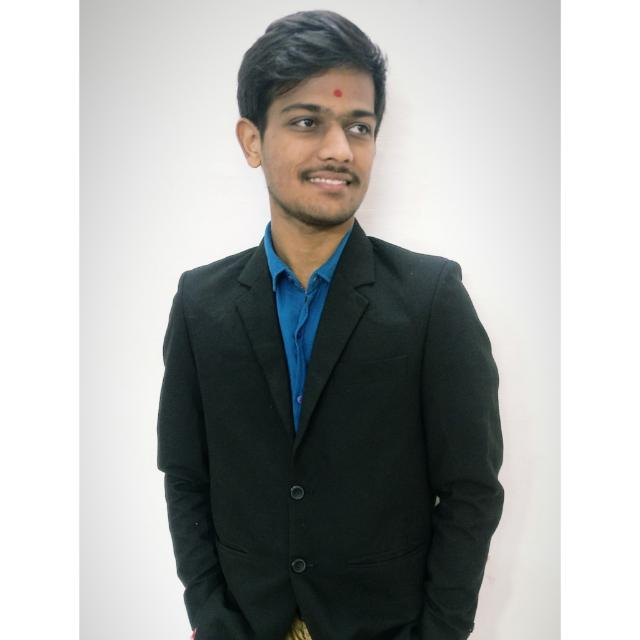
#> input picture resources/1.jpg, 640 x 640 px
$ python 05-5-crop.py
#> lines starting #> are read from the running program, lines starting #| are printed output that depends on the picture
import cv2


originalImage = cv2.imread("resources/1.jpg")
#> originalImage is the input picture: shape (640, 640, 3); mean B, G, R 167.9, 169.3, 167.4

# Getting Shape of Image
print(originalImage.shape)
#| (640, 640, 3)

# Showing Original Image
cv2.imshow("Original Image", originalImage)

# Cropping Image
croppedImage = originalImage[0: 200, 200: 300]
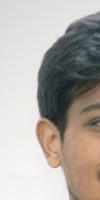
#> croppedImage: shape (200, 100, 3); mean B, G, R 166.4, 172.5, 178.6

# Showing Cropped Image
cv2.imshow("Cropped Image", croppedImage)

# Waiting for key press
cv2.waitKey(0)

$ run again, with resources/2.jpg copied over resources/1.jpg
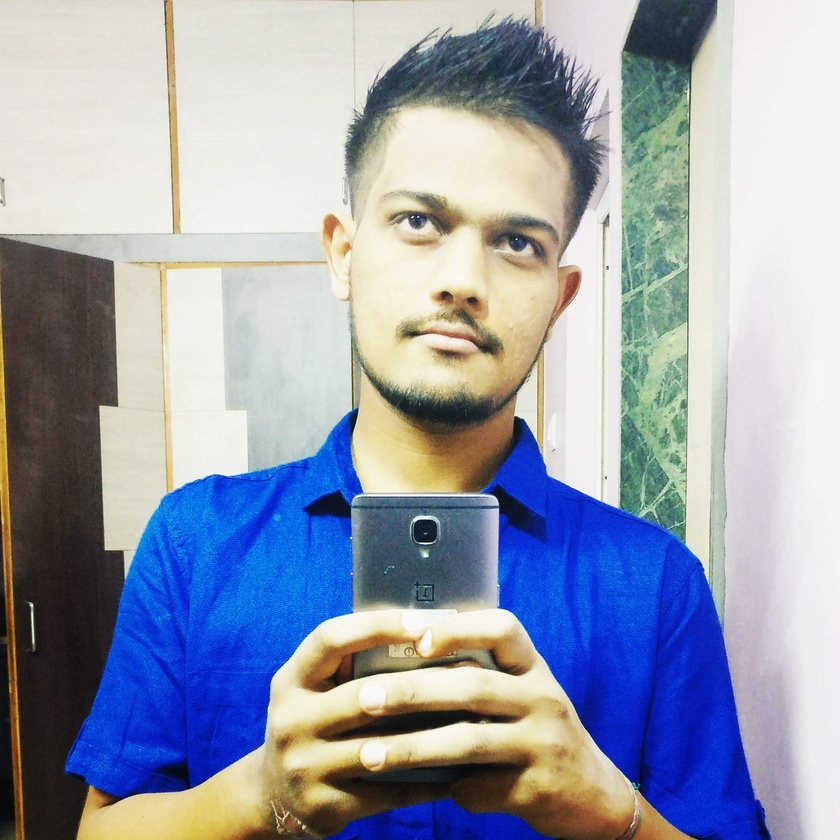
#> input picture resources/2.jpg, 840 x 840 px, shrunk from 2160 x 2160 before the run
#> originalImage is the input picture: shape (840, 840, 3); mean B, G, R 173.4, 157.8, 151.2
#| (840, 840, 3)
#> `croppedImage = originalImage[0: 200, 200: 300]`:
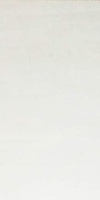
#> croppedImage: shape (200, 100, 3); mean B, G, R 226.8, 232.4, 232.1

$ run again, with resources/4.jpg copied over resources/1.jpg
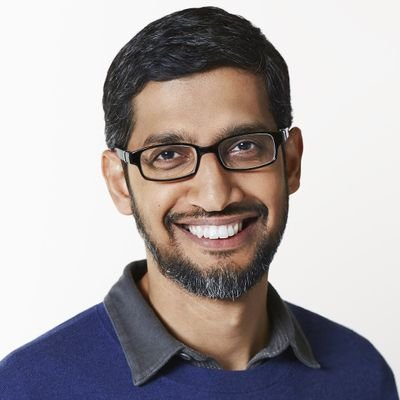
#> input picture resources/4.jpg, 400 x 400 px
#> originalImage is the input picture: shape (400, 400, 3); mean B, G, R 164.6, 163.7, 170.4
#| (400, 400, 3)
#> `croppedImage = originalImage[0: 200, 200: 300]`:
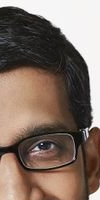
#> croppedImage: shape (200, 100, 3); mean B, G, R 101.5, 112.1, 129.8

$ run again, with resources/6.jpg copied over resources/1.jpg
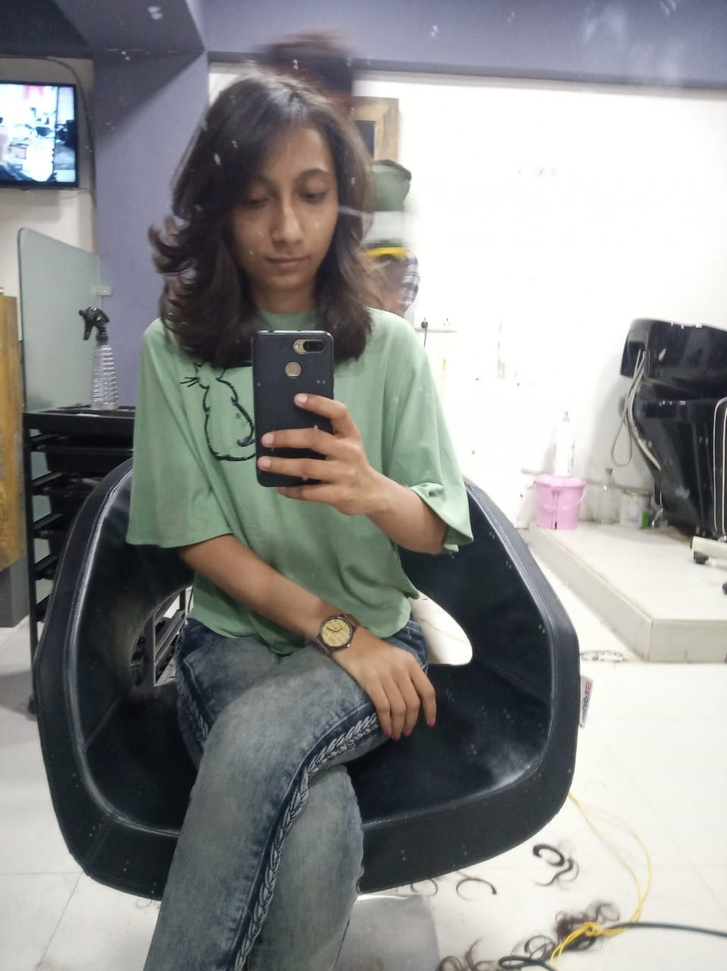
#> input picture resources/6.jpg, 727 x 971 px, shrunk from 958 x 1280 before the run
#> originalImage is the input picture: shape (971, 727, 3); mean B, G, R 139.8, 141.1, 140.5
#| (971, 727, 3)
#> `croppedImage = originalImage[0: 200, 200: 300]`:
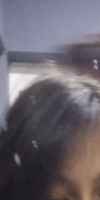
#> croppedImage: shape (200, 100, 3); mean B, G, R 108.1, 99.3, 105.6
